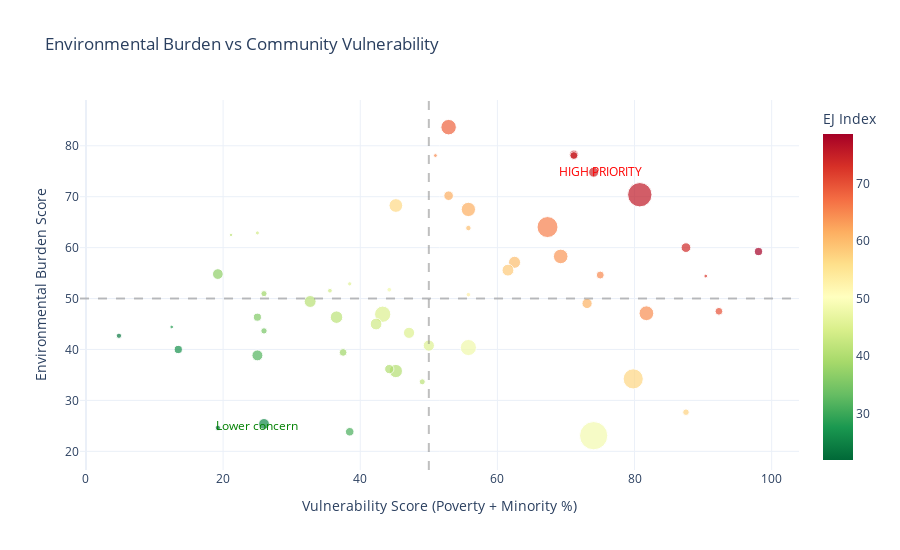

Source (notebook cell):
### Markdown cell above
## 5. Disparity Analysis: Environmental Burden vs Demographics

### Code cell
# =============================================================================
# Scatter: Environmental Burden vs Vulnerability
# =============================================================================

fig = px.scatter(
    ej_df,
    x='vulnerability_score',
    y='environmental_burden',
    color='ej_index',
    size='population',
    hover_name='NAME',
    title='Environmental Burden vs Community Vulnerability',
    labels={
        'vulnerability_score': 'Vulnerability Score (Poverty + Minority %)',
        'environmental_burden': 'Environmental Burden Score',
        'ej_index': 'EJ Index'
    },
    color_continuous_scale='RdYlGn_r',
    template='plotly_white',
)

# Add quadrant lines
fig.add_vline(x=50, line_dash="dash", line_color="gray", opacity=0.5)
fig.add_hline(y=50, line_dash="dash", line_color="gray", opacity=0.5)

# Label quadrants
fig.add_annotation(x=75, y=75, text="HIGH PRIORITY", showarrow=False, font=dict(color='red'))
fig.add_annotation(x=25, y=25, text="Lower concern", showarrow=False, font=dict(color='green'))

fig.update_layout(height=550)
fig.show()

### Figure 1 — Plotly figure (JSON) as saved in the notebook; plotly's stock layout.template omitted (floating-point values rounded to 4 significant figures)
{"data": [{"hovertemplate": "<b>%{hovertext}</b><br><br>Vulnerability Score (Poverty + Minority %)=%{x}<br>Environmental Burden Score=%{y}<br>population=%{marker.size}<br>EJ Index=%{marker.color}<extra></extra>", "hovertext": ["Puerto Rico", "Texas", "Oklahoma", "Arkansas", "Alabama", "Louisiana", "District of Columbia", "Mississippi", "Ohio", "Florida", "Nevada", "Alaska", "Georgia", "North Carolina", "Michigan", "Kentucky", "South Carolina", "Arizona", "Hawaii", "Tennessee", "New Mexico", "New York", "New Jersey", "Delaware", "California", "Illinois", "Rhode Island", "South Dakota", "Maryland", "Missouri", "Pennsylvania", "North Dakota", "Indiana", "Montana", "Wyoming", "Washington", "West Virginia", "Massachusetts", "Virginia", "Oregon", "Kansas", "Idaho", "Minnesota", "Iowa", "Nebraska", "Wisconsin", "Connecticut", "Vermont", "Utah", "Colorado", "New Hampshire", "Maine"], "legendgroup": "", "marker": {"color": [78.65, 75.58, 74.71, 74.62, 74.42, 73.75, 72.4, 69.9, 68.27, 65.67, 64.81, 64.52, 64.42, 63.75, 61.63, 61.54, 61.06, 59.81, 59.81, 58.56, 57.6, 57.02, 56.73, 53.27, 48.56, 48.08, 47.98, 45.67, 45.38, 45.19, 45.1, 43.94, 43.65, 43.56, 41.83, 41.44, 41.35, 41.06, 40.48, 40.19, 38.46, 38.46, 37.02, 35.67, 34.81, 31.92, 31.15, 28.46, 26.73, 25.67, 23.75, 21.92], "coloraxis": "coloraxis", "size": [3272382, 29243342, 3970497, 3018669, 5028092, 4640546, 670587, 2958846, 11774683, 21634529, 3104817, 734821, 10722325, 10470214, 10057921, 4502935, 5142750, 7172282, 1450589, 6923772, 2112463, 19994379, 9249063, 993635, 39356104, 12757634, 1094250, 890342, 6161707, 6154422, 12989208, 776874, 6784403, 1091840, 577929, 7688549, 1792967, 6984205, 8624511, 4229374, 2935922, 1854109, 5695292, 3188836, 1958939, 5882128, 3611317, 643816, 3283809, 5770790, 1379610, 1366949], "sizemode": "area", "sizeref": 98390.0, "symbol": "circle"}, "mode": "markers", "name": "", "orientation": "v", "showlegend": false, "type": "scatter", "x": [98.08, 80.77, 71.15, 71.15, 74.04, 87.5, 90.38, 92.31, 52.88, 67.31, 75.0, 50.96, 81.73, 69.23, 55.77, 52.88, 73.08, 62.5, 55.77, 61.54, 87.5, 79.81, 45.19, 55.77, 74.04, 55.77, 44.23, 38.46, 50.0, 47.12, 43.27, 25.0, 42.31, 35.58, 21.15, 36.54, 49.04, 32.69, 45.19, 44.23, 37.5, 25.96, 19.23, 25.0, 25.96, 25.0, 38.46, 12.5, 13.46, 25.96, 4.808, 19.23], "xaxis": "x", "y": [59.23, 70.38, 78.27, 78.08, 74.81, 60.0, 54.42, 47.5, 83.65, 64.04, 54.62, 78.08, 47.12, 58.27, 67.5, 70.19, 49.04, 57.12, 63.85, 55.58, 27.69, 34.23, 68.27, 50.77, 23.08, 40.38, 51.73, 52.88, 40.77, 43.27, 46.92, 62.88, 45.0, 51.54, 62.5, 46.35, 33.65, 49.42, 35.77, 36.15, 39.42, 50.96, 54.81, 46.35, 43.65, 38.85, 23.85, 44.42, 40.0, 25.38, 42.69, 24.62], "yaxis": "y"}], "layout": {"annotations": [{"font": {"color": "red"}, "showarrow": false, "text": "HIGH PRIORITY", "x": 75, "y": 75}, {"font": {"color": "green"}, "showarrow": false, "text": "Lower concern", "x": 25, "y": 25}], "coloraxis": {"colorbar": {"title": {"text": "EJ Index"}}, "colorscale": [[0, "rgb(0,104,55)"], [0.1, "rgb(26,152,80)"], [0.2, "rgb(102,189,99)"], [0.3, "rgb(166,217,106)"], [0.4, "rgb(217,239,139)"], [0.5, "rgb(255,255,191)"], [0.6, "rgb(254,224,139)"], [0.7, "rgb(253,174,97)"], [0.8, "rgb(244,109,67)"], [0.9, "rgb(215,48,39)"], [1, "rgb(165,0,38)"]]}, "height": 550, "legend": {"itemsizing": "constant", "tracegroupgap": 0}, "shapes": [{"line": {"color": "gray", "dash": "dash"}, "opacity": 0.5, "type": "line", "x0": 50, "x1": 50, "xref": "x", "y0": 0, "y1": 1, "yref": "y domain"}, {"line": {"color": "gray", "dash": "dash"}, "opacity": 0.5, "type": "line", "x0": 0, "x1": 1, "xref": "x domain", "y0": 50, "y1": 50, "yref": "y"}], "title": {"text": "Environmental Burden vs Community Vulnerability"}, "xaxis": {"anchor": "y", "domain": [0, 1], "title": {"text": "Vulnerability Score (Poverty + Minority %)"}}, "yaxis": {"anchor": "x", "domain": [0, 1], "title": {"text": "Environmental Burden Score"}}}}
